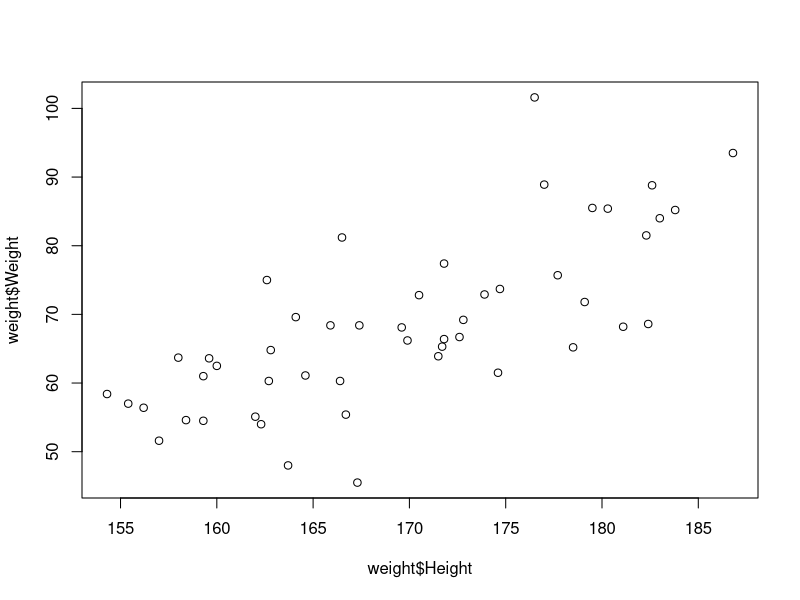
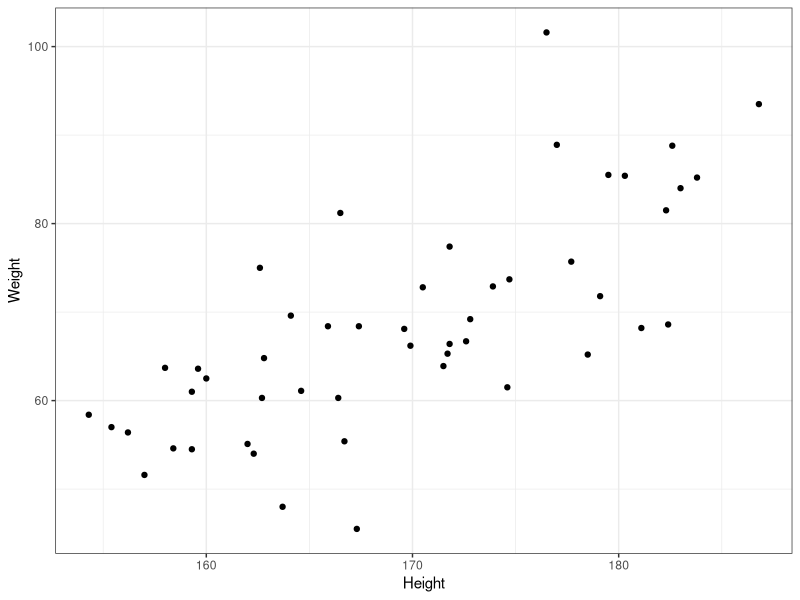
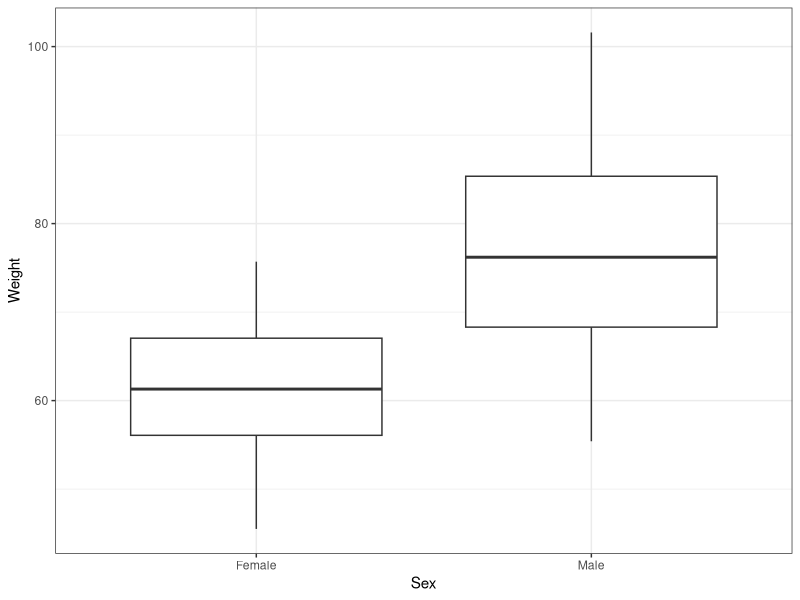

The R script that drew these images, in order: (Note: this script raises an error after producing the figures.)
### Nettle modelling and visualising in R tutorial ####
#loaded to Github repository 
#url = 


#SESSIONS 1 AND 2
### load packages ####
library(readr)
library(ggplot2)
library(psych)
### load first data set ####
weight <- read.csv("Fun with R/weight.data.csv")
head(weight)
str(weight)
#gives means and sd of variables
describe(weight)
describeBy(weight$Weight, weight$Sex)

#mean centering data 
weight$Height.centred = weight$Height - mean(weight$Height)

### simple plots of the data ####
plot(weight$Weight~weight$Height)
(weightheight <- ggplot(data = weight, aes(x= Height, y = Weight)) + geom_point() + theme_bw())
(weightsex <- ggplot(data = weight, aes(x= Sex, y = Weight)) + geom_boxplot() + theme_bw())

### linear model to look at the effect of sex on weight ####

model1 <- lm(Weight ~ Sex, data = weight)
summary(model1)

#relevel the sex variable so that men are first in the equation 
weight$Sex2=relevel(weight$Sex, ref="Male")

#re run the model with the same variables but male should come out as the intercept
model2 <- lm(Weight~Sex2, data = weight)
summary(model2)

#model using continuous variable as the predictor 
#using height to predict weight
model3 <- lm(Weight ~ Height, data = weight)
summary(model3)

#add lm line on to previous graph
(lmweightheight <- ggplot(data = weight, aes(x= Height, y = Weight)) + geom_point() + theme_bw() + geom_smooth(method = 'lm', data = model3))

#multivariate analysis 
#how does weight respond to both sex and height
#height is mean centered
#How much more does a man weigh than a woman on average when the man and the woman in question are the same height?
model4 <- lm(Weight ~ Sex + Height.centred, data = weight)
summary(model4)

#check distribution of residuals 
#residuals should generally be normally distributed 
hist(model1$residuals)
hist(model2$residuals)
hist(model3$residuals)
hist(model4$residuals)

#for categorical variables the variance should be similar for all categories = homoscedaticity 
#if these residuals are not similar in variance you get heteroscedascity
plot(model4$residuals ~ weight$Sex)

#for continuous variables you can plot the residuals againt the fitted values
#fitted values = values of the linear predictor
#residuals = differences between the fitted values and the actual values
#should be an absence of overall pattern
#hopegully equally variabel around 0
plot(model3$residuals~model3$fitted.values)




#SESSION 3

### Load Data set ####
stars <- read.csv("Fun with R/star.data.csv")
head(stars)
summary(stars)
str(stars)
